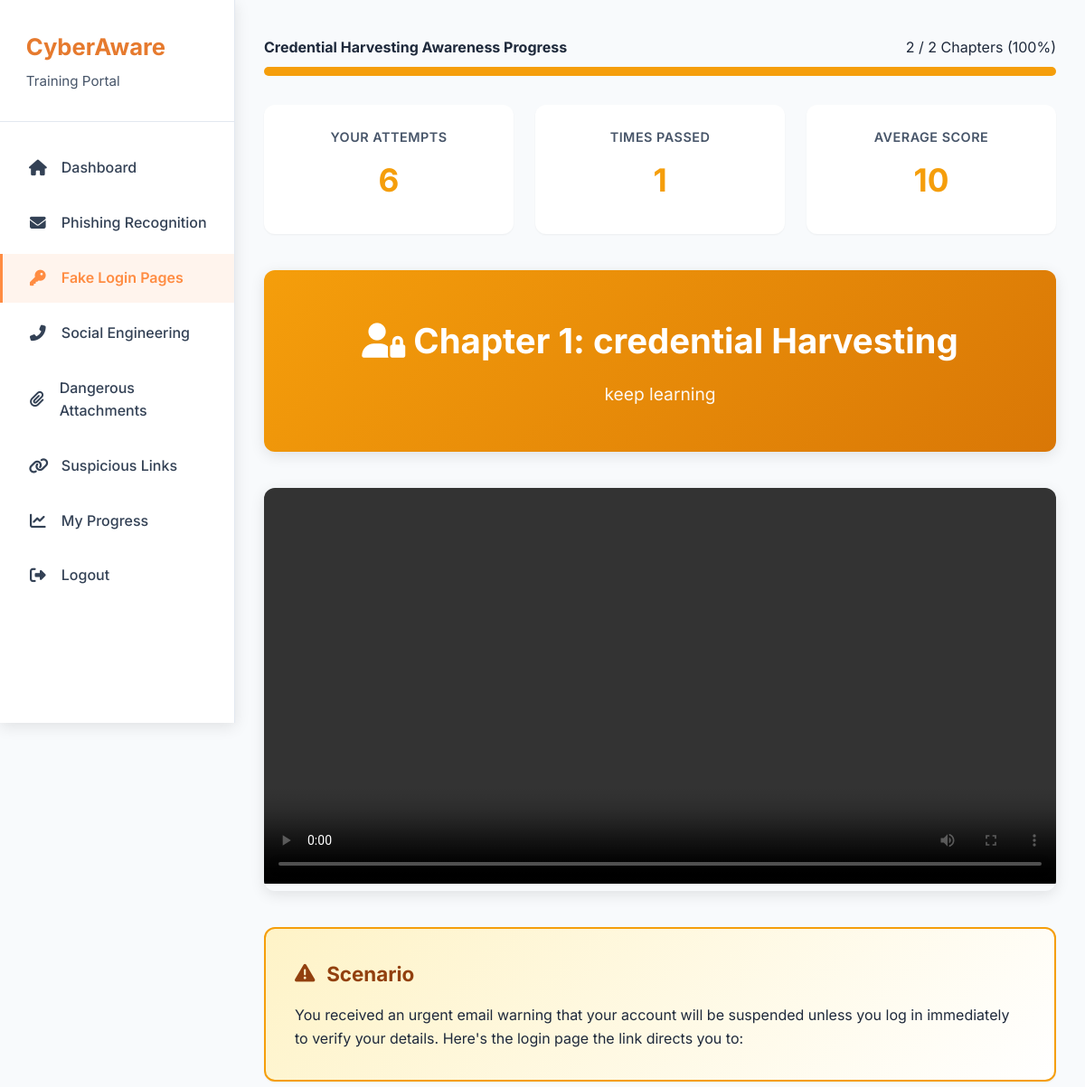
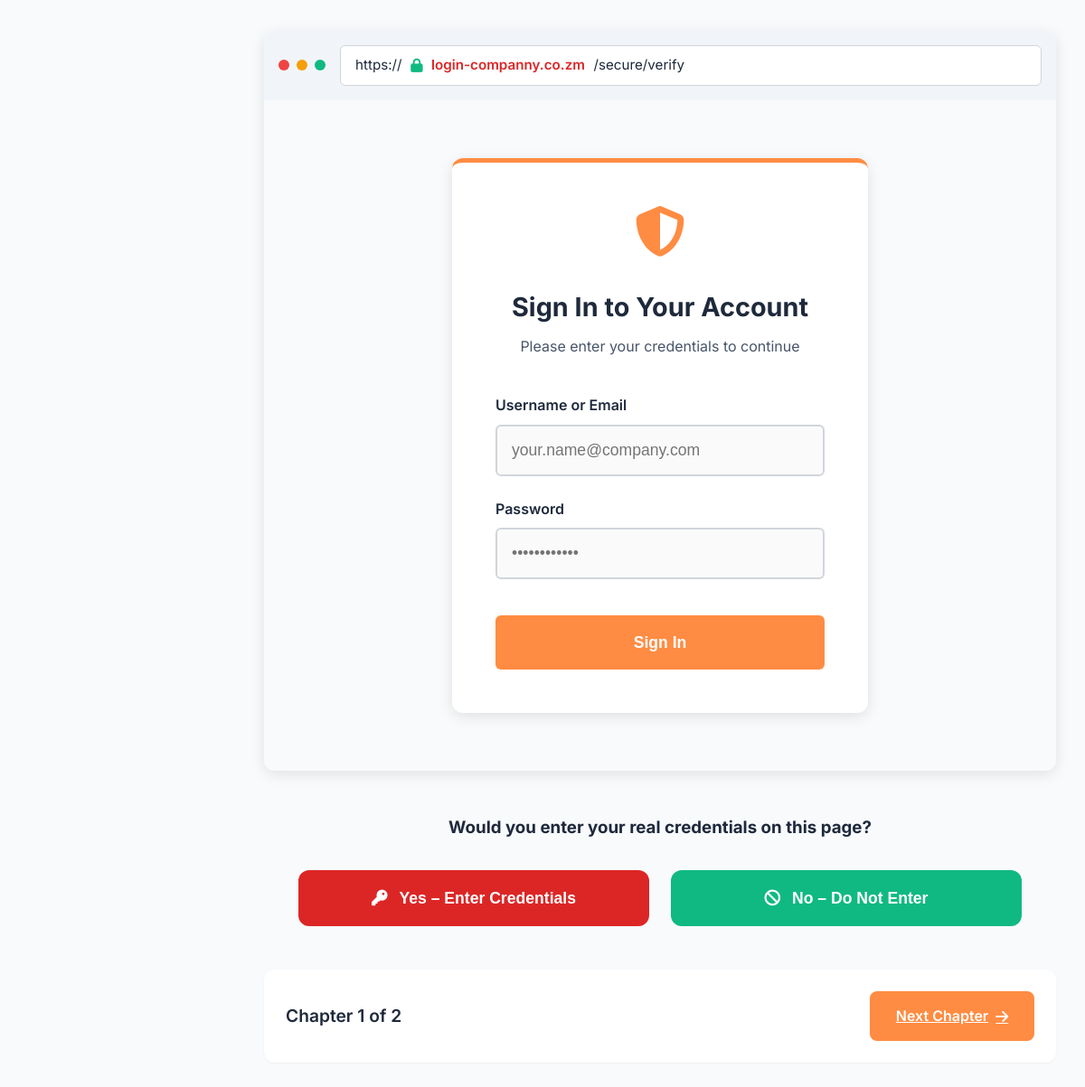
Page /trainee/modules/credentials.php (signed in) on the committed database (2 pictures, top to bottom).
### tables this page shows
CREATE TABLE `training_modules` (
  `id` int(11) NOT NULL,
  `code` varchar(30) NOT NULL,
  `title` varchar(150) NOT NULL,
  `description` text DEFAULT NULL,
  `category` varchar(50) DEFAULT NULL,
  `difficulty` tinyint(3) UNSIGNED DEFAULT 3,
  `estimated_minutes` smallint(6) DEFAULT 5,
  `is_active` tinyint(1) DEFAULT 1,
  `created_at` datetime DEFAULT current_timestamp(),
  `updated_at` datetime DEFAULT current_timestamp(),
  `video_path` varchar(255) DEFAULT NULL,
  `content_html` mediumtext DEFAULT NULL
);

CREATE TABLE `module_chapters` (
  `id` int(11) NOT NULL,
  `module_id` int(11) NOT NULL,
  `chapter_number` int(11) NOT NULL,
  `title` varchar(255) NOT NULL,
  `description` text DEFAULT NULL,
  `content_html` mediumtext DEFAULT NULL,
  `video_path` varchar(255) DEFAULT NULL,
  `created_at` datetime DEFAULT current_timestamp(),
  `updated_at` datetime DEFAULT current_timestamp() ON UPDATE current_timestamp()
);

### trainee/modules/credentials.php (the view, shortened to what this page needs)
<?php
$pdo = getDBConnection();
$user_id = $_SESSION['user_id'];
$module_id = 2;
$stmt = $pdo->prepare("SELECT title, description FROM training_modules WHERE id = ?");
$stmt->execute([$module_id]);
$module = $stmt->fetch(PDO::FETCH_ASSOC);
$module_title = $module['title'] ?? 'Credential Harvesting Awareness';
$stmt = $pdo->prepare("
    SELECT id, chapter_number, title, description, content_html, video_path
    FROM module_chapters
    WHERE module_id = ?
    ORDER BY chapter_number
");
$stmt->execute([$module_id]);
$all_chapters = $stmt->fetchAll(PDO::FETCH_ASSOC);
$total_chapters = count($all_chapters);
$current_chapter_num = max(1, min($total_chapters, (int)($_GET['chapter'] ?? 1)));
$current_chapter = null;
foreach ($all_chapters as $ch) {
    if ($ch['chapter_number'] == $current_chapter_num) {
        $current_chapter = $ch;
        break;
    }
}
$chapter_id = $current_chapter['id'];
$video_path = $current_chapter['video_path'] ?? null;
$stmt = $pdo->prepare("
    SELECT completed_at, watched_seconds
    FROM user_chapter_progress
    WHERE user_id = ? AND chapter_id = ?
");
$stmt->execute([$user_id, $chapter_id]);
$progress = $stmt->fetch(PDO::FETCH_ASSOC);
if (!$progress) {
    $stmt = $pdo->prepare("
        INSERT INTO user_chapter_progress (user_id, chapter_id, watched_seconds, completed_at)
        VALUES (?, ?, 0, NULL)
    ");
    $stmt->execute([$user_id, $chapter_id]);
    $is_video_complete = false;
    $is_activity_complete = false;
} else {
    $is_video_complete = ($progress['watched_seconds'] == -1);
    $is_activity_complete = ($progress['completed_at'] !== null);
}
if (isset($_SESSION['current_credential_session'])) {
    $session_id = $_SESSION['current_credential_session'];
    $stmt = $pdo->prepare("SELECT completed_at FROM training_sessions WHERE id = ?");
    $stmt->execute([$session_id]);
    $session_completed = $stmt->fetchColumn();
    $next_enabled = $is_video_complete && $is_activity_complete;
    if ($session_completed === null && $current_chapter_num === $total_chapters && $next_enabled) {
        $stmt = $pdo->prepare("
            UPDATE training_sessions
            SET completed_at = NOW(),
                duration_seconds = TIMESTAMPDIFF(SECOND, started_at, NOW()),
                passed = 1
            WHERE id = ?
        ");
        $stmt->execute([$session_id]);
        unset($_SESSION['current_credential_session']);
    }
} else {
    $next_enabled = $is_video_complete && $is_activity_complete;
}
$stmt = $pdo->prepare("
    SELECT COUNT(*)
    FROM user_chapter_progress ucp
    JOIN module_chapters mc ON ucp.chapter_id = mc.id
    WHERE ucp.user_id = ? AND mc.module_id = ? AND ucp.watched_seconds = -1 AND ucp.completed_at IS NOT NULL
");
$stmt->execute([$user_id, $module_id]);
$completed_chapters = (int)$stmt->fetchColumn();
$module_progress = $total_chapters > 0 ? round(($completed_chapters / $total_chapters) * 100) : 0;
$stmt = $pdo->prepare("
    SELECT
        COUNT(*) as attempts,
        AVG(final_score) as avg_score,
        SUM(CASE WHEN passed = 1 THEN 1 ELSE 0 END) as passed_count
    FROM training_sessions
    WHERE user_id = ? AND module_id = ?
");
$stmt->execute([$user_id, $module_id]);
$module_stats = $stmt->fetch(PDO::FETCH_ASSOC) ?: ['attempts' => 0, 'avg_score' => 0, 'passed_count' => 0];
$module_attempts = (int)$module_stats['attempts'];
$module_passed = (int)$module_stats['passed_count'];
$module_avg = round((float)$module_stats['avg_score']);
$scenarios = [
    1 => [
        'scenario_text' => 'You received an urgent email warning that your account will be suspended unless you log in immediately to verify your details.',
        'scheme' => 'https',
        'domain' => 'login-companny.co.zm',
        'path' => '/secure/verify',
        'has_lock' => true,
        'specific_flag' => 'Domain misspelling: "companny" instead of "company"',
    ],
    2 => [
        'scenario_text' => 'An email from "IT Support" asks you to log in to complete a required security update.',
        'scheme' => 'http',
        'domain' => 'company.co.zm',
        'path' => '/login',
        'has_lock' => false,
        'specific_flag' => 'No HTTPS connection (missing padlock icon)',
    ],
    3 => [
        'scenario_text' => 'You clicked a link in a shared document that directs you to this login page for "continued access".',
        'scheme' => 'https',
        'domain' => '192.168.1.100',
        'path' => '/signin',
        'has_lock' => true,
        'specific_flag' => 'IP address used instead of a proper domain name',
    ],
];
$scenario = $scenarios[$current_chapter_num] ?? $scenarios[1];
?>
<!DOCTYPE html>
<html lang="en">
<head>
    <link rel="stylesheet" href="https://cdnjs.cloudflare.com/ajax/libs/font-awesome/6.5.0/css/all.min.css">
</head>
<body>
<?php include '../trainee-sidebar.php'; ?>
<div class="main-content">
    <div class="container">
        <div class="module-progress">
            <div style="display:flex; justify-content:space-between; align-items:center; margin-bottom:0.5rem;">
                <strong><?= htmlspecialchars($module_title) ?> Progress</strong>
                <span><?= $completed_chapters ?> / <?= $total_chapters ?> Chapters (<?= $module_progress ?>%)</span>
            </div>
            <div class="progress-bar">
                <div class="progress-fill"></div>
            </div>
        </div>
        <div class="stats-bar">
            <div class="stat-card">
                <div class="stat-label">Your Attempts</div>
                <div class="stat-value"><?= $module_attempts ?></div>
            </div>
            <div class="stat-card">
                <div class="stat-label">Times Passed</div>
                <div class="stat-value"><?= $module_passed ?></div>
            </div>
            <div class="stat-card">
                <div class="stat-label">Average Score</div>
                <div class="stat-value"><?= $module_avg ?></div>
            </div>
        </div>
        <div class="page-header">
            <h2><i class="fas fa-user-lock"></i> Chapter <?= $current_chapter_num ?>: <?= htmlspecialchars($current_chapter['title']) ?></h2>
            <?php if ($current_chapter['description']): ?>
            <p><?= htmlspecialchars($current_chapter['description']) ?></p>
            <?php endif; ?>
        </div>
        <?php if ($video_path): ?>
        <div class="video-intro">
            <video id="chapterVideo" controls controlsList="nodownload">
                <source src="../../<?= htmlspecialchars($video_path) ?>" type="video/mp4">
            </video>
        </div>
        <?php endif; ?>
        <div class="scenario-box">
            <h3><i class="fas fa-exclamation-triangle"></i> Scenario</h3>
            <p><?= htmlspecialchars($scenario['scenario_text']) ?> Here's the login page the link directs you to:</p>
        </div>
        <div class="browser-mockup">
            <div class="browser-header">
                <div class="browser-dots">
                    <div class="browser-dot dot-red"></div>
                    <div class="browser-dot dot-yellow"></div>
                    <div class="browser-dot dot-green"></div>
                </div>
                <div class="browser-url-bar">
                    <span><?= htmlspecialchars($scenario['scheme']) ?>://</span>
                    <?php if ($scenario['has_lock']): ?>
                    <i class="fas fa-lock url-lock"></i>
                    <?php endif; ?>
                    <span class="url-domain"><?= htmlspecialchars($scenario['domain']) ?></span>
                    <span><?= htmlspecialchars($scenario['path']) ?></span>
                </div>
            </div>
            <div class="login-page">
                <div class="login-box">
                    <div class="login-logo">
                        <i class="fas fa-shield-alt"></i>
                    </div>
                    <div class="login-title">Sign In to Your Account</div>
                    <div class="login-subtitle">Please enter your credentials to continue</div>
                    <div class="form-group">
                        <label>Username or Email</label>
                        <input type="text" placeholder="your.name@company.com" disabled>
                    </div>
                    <div class="form-group">
                        <label>Password</label>
                        <input type="password" placeholder="••••••••••••" disabled>
                    </div>
                    <button class="login-btn" disabled>Sign In</button>
                </div>
            </div>
        </div>
        <div class="action-section">
            <h3>Would you enter your real credentials on this page?</h3>
            <form method="POST" class="decision-buttons">
                <button type="submit" name="decision" value="yes" class="btn btn-yes">
                    <i class="fas fa-key"></i> Yes – Enter Credentials
                </button>
                <button type="submit" name="decision" value="no" class="btn btn-no">
                    <i class="fas fa-ban"></i> No – Do Not Enter
                </button>
            </form>
        </div>
        <div class="chapter-nav">
            <div class="chapter-info">
                Chapter <?= $current_chapter_num ?> of <?= $total_chapters ?>
            </div>
            <div>
                <?php if ($current_chapter_num < $total_chapters): ?>
                <a href="?chapter=<?= $current_chapter_num + 1 ?>"
                   class="nav-btn <?= $next_enabled ? 'enabled' : '' ?>">
                    Next Chapter <i class="fas fa-arrow-right"></i>
                </a>
                <?php endif; ?>
            </div>
        </div>
    </div>
</div>
</body>
</html>

### trainee/trainee-sidebar.php (style rules this page uses)
:root { --primary: #FF8C42; --primary-dark: #E67A2E; --primary-light: #FFF4ED; --gray-50: #f8fafc; --gray-100: #f1f5f9; --gray-200: #e2e8f0; --gray-600: #475569; --gray-700: #334155; --gray-800: #1e293b; --sidebar-width: 260px; --shadow-md: 0 4px 16px rgba(0,0,0,0.1); --radius: 12px; }

### rows in the picture
training_modules: title "Credential Harvesting Awareness"
module_chapters: title "credential Harvesting", description "keep learning"

### other values in the picture
$completed_chapters "2"
$total_chapters "2"
$module_progress "100"
$module_attempts "6"
$module_passed "1"
$module_avg "10"
$current_chapter_num "1"
$scenario['scenario_text'] "You received an urgent email warning that your account will be suspended unless you log in immediately to verify your details."
$scenario['scheme'] "https"
$scenario['domain'] "login-companny.co.zm"
$scenario['path'] "/secure/verify"
